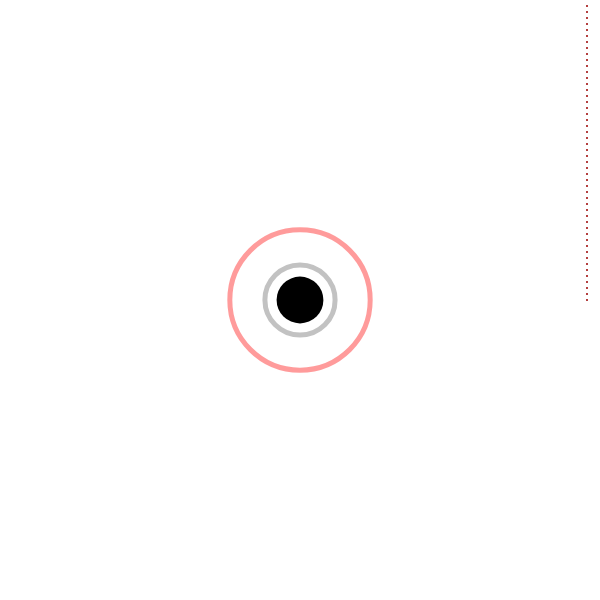
Frame 1 (no input)
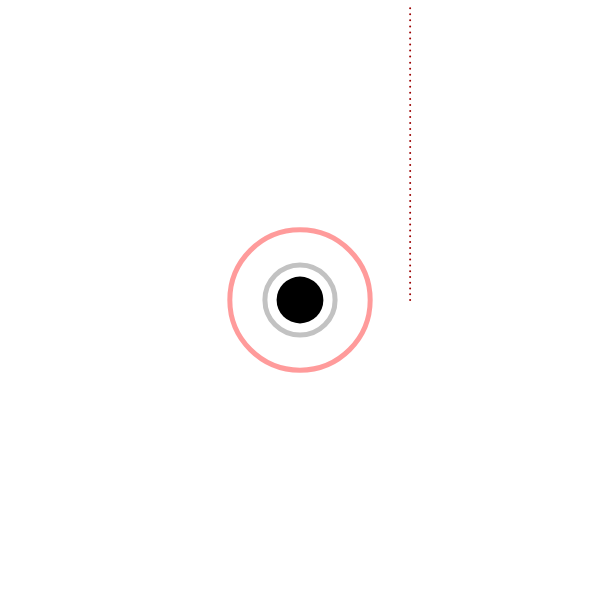
Frame 60 (no input)
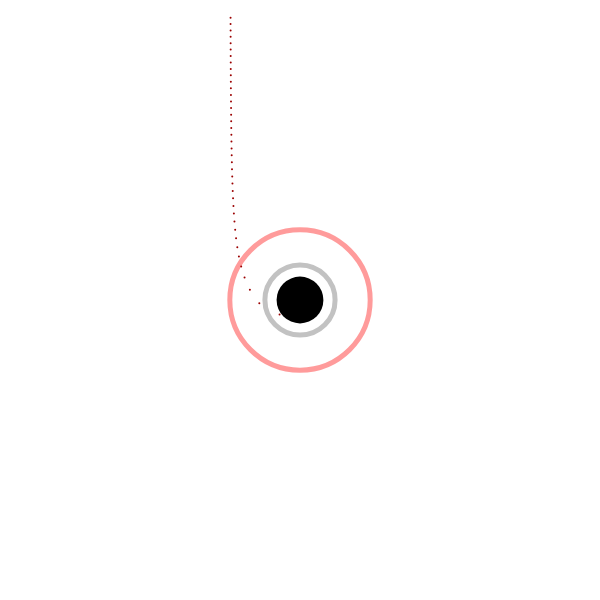
Frame 120 (the mouse pressed at the canvas centre since frame 60)

The p5.js sketch that drew these frames (run headless with seeded random() and noise() and a simulated clock; from frame 60 on, the mouse is pressed at the canvas centre):

// p5.js sketch
// ── sketch.js
const windowW = 600;
const windowH = 600;
let sliderA;

// Define constants
const normalisePhA = Math.pow(10, -9);
const c = 299792458;
const Sm = 2 * Math.pow(10, 30);
const G = 6.6743 * Math.pow(10, -11);
const h = 6.63 * Math.pow(10, -34);

const normalise = 3 * (Math.pow(10, -46));
let timeNorm = Math.pow(10, -8);

let m87;
let photons = [];
const photonNumber = 50;

function setup() {
    createCanvas(windowW, windowH);
    ellipseMode(RADIUS);

    sliderA = createSlider(0, 15, 3);

    m87 = new BlackHole(0, 0, 6.5 * Math.pow(10, 9) * Sm);

    let interval = (windowH / 2) / photonNumber;
    for (let i = 0; i < photonNumber; i++) {
        photons.push(new Photon(windowW / 2 - 10, 0 - i * interval, 377 * Math.pow(10, -9)));
    }
}

function draw() {
  // put drawing code here
    background(255);
    translate(windowW / 2, windowH / 2);
    m87.show();
    //timeNorm = Math.pow(10, sliderA.value());

    /*let ph = 6;

    if (!photons[ph].stopped) {
        m87.pull(photons[ph]);

        photons[ph].update();
        photons[ph].show();

        if (photons[ph].pos.x < -windowW / 2 || photons[ph].pos.x > windowW / 2 || photons[ph].pos.y < -windowH / 2 || photons[ph].pos.y > windowH / 2 || photons[ph].pos.dist(m87.pos) < (m87.rs * normalise)) {
            photons[ph].stopped = true;
        }
    }*/

    for (let p of photons) {
        if (!p.stopped) {
            m87.pull(p);

            p.update();
            p.show();

            if (p.pos.x < -windowW / 2 || p.pos.x > windowW / 2 || p.pos.y < -windowH / 2 || p.pos.y > windowH / 2 || p.pos.dist(m87.pos) < (m87.rs * normalise)) {
                p.stopped = true;
            }
        }
    }
}
// ── BlackHole.js
class BlackHole {
    constructor(x, y, m) {
        this.pos = createVector(x, y);
        this.mass = m;
        // Schwarzschild radius (Event Horizon)
        this.rs = G * this.mass * c * c;
        this.mass /= 4 * Math.pow(10, 19);
    }

    pull(photon) {
        const f = p5.Vector.sub(this.pos, photon.pos);
        const r = f.mag();
        const fg = G * this.mass / (r * r);
        f.setMag(fg);
        photon.vel.add(f);
        photon.vel.limit(c);
    }

    show() {
        fill(0);
        noStroke();
        ellipse(this.pos.x, this.pos.y, this.rs * normalise);

        noFill();
        stroke(255, 0, 0, 100);
        strokeWeight(5);
        ellipse(this.pos.x, this.pos.y, this.rs * 3 * normalise)

        noFill();
        stroke(100, 100);
        strokeWeight(5);
        ellipse(this.pos.x, this.pos.y, this.rs * 1.5 * normalise)
    }
}
// ── Photon.js
class Photon {
    constructor(x, y, w) {
        this.pos = createVector(x, y); 
        this.vel = createVector(-c, 0);
        this.theta = createVector(-1, 0);
        this.wavelength = w;
        this.energy = h * c / this.wavelength;
        this.stopped = false;
    }

    update() {
        const velNorm = this.vel.copy();
        velNorm.mult(timeNorm);
        this.pos.add(velNorm);
    }

    show() {
        strokeWeight(2);
        stroke(155, 0, 0);
        point(this.pos.x, this.pos.y);
    }
}
